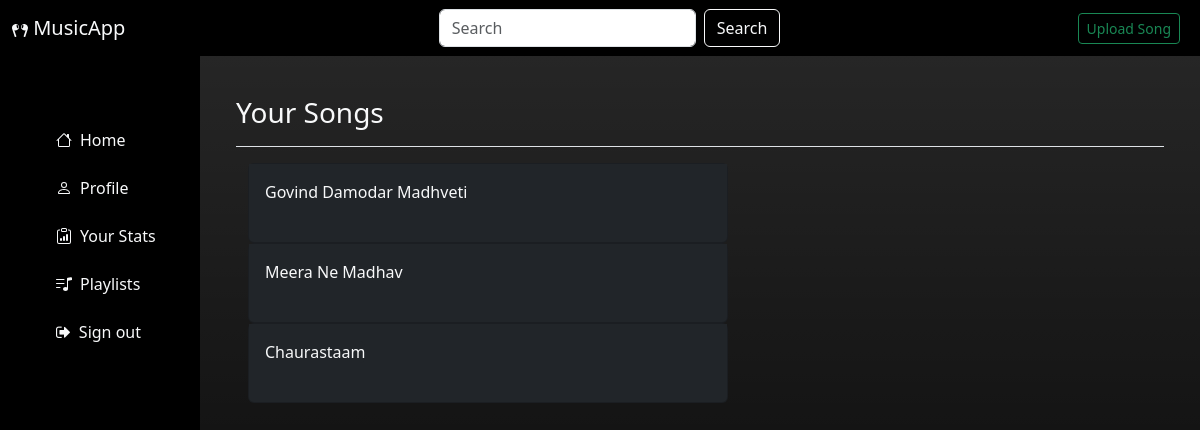
Page /stats (signed in) on the committed database.
### models.py (models this page shows)
class Song(db.Model):
    __tablename__ = 'songs'
    _id = db.Column("id", db.Integer, autoincrement=True,primary_key=True)
    name = db.Column("name", db.String(), nullable=False)
    lyrics = db.Column("lyrics", db.String(), nullable=True)
    date_created = db.Column("date_created", db.String(), nullable=False)
    duration = db.Column("duration", db.String(), nullable=False)
    path = db.Column("path", db.String(), nullable=False)
    img = db.Column("img", db.String(), nullable=True)
    created_by = db.Column("created_by", db.Integer, db.ForeignKey('users.id'))
    liked_by =  db.relationship('User', secondary = user_likes_song, back_populates='liked_songs')
    disliked_by =  db.relationship('User', secondary = user_dislikes_song, back_populates='disliked_songs')
    part_of = db.relationship('Album', secondary = album_songs, back_populates='songs')

### controllers.py (the view)
@app.route("/stats", methods=["GET"])
@log_req
@ifban
def stats():
    email_id = session["email"]
    user = User.query.filter_by(email=email_id).first()
    songs= Song.query.all()
    return render_template("your_stats.html", user=user, songs=songs)

### controllers.py (called while the page is built)
def ifban(func):
    @wraps(func)
    def inner(*args, **kwargs):
        email_id = session["email"]
        user = User.query.filter_by(email=email_id).first()
        if user.ban == 'True':
            return redirect(url_for("baned"))
        return func(*args, **kwargs)
    return inner

def log_req(func):
    @wraps(func)
    def inner(*args, **kwargs):
        if 'email' not in session:
            return redirect(url_for("login"))
        return func(*args, **kwargs)
    return inner

### templates/your_stats.html
{% extends 'user_dashboard.html' %}
{% macro list(name, id) %}
<div class="card bg-dark text-light" style="width: 30rem; height: 5rem;" >
    <div class="bg-dark text-light " >
        <div class="card-body text-white-50">
           <a style="border: none;" href="/song/edit/{{ id }}" class="bg-dark card-img "><label for=""><h6 class="card-title text-light">{{ name }}</h6></label>
          </a>
        </div>
    </div>
</div>
{% endmacro%}
{% block creator_stats %}
{{playlist_title('Your Songs')}}
<div class="container row align-items-start gap-2">
<form id="form" method="get" action="">
{%for song in songs%}
{{list(song.name, song._id)}}
{%endfor%}
</form>
</div>
{% endblock %}

### templates/base.html (style rules this page uses)
a { text-decoration: none; }

### rows in the picture
Song: name "Govind Damodar Madhveti"
Song: name "Meera Ne Madhav"
Song: name "Chaurastaam"

### other values in the picture
{{ name }} "Your Songs"
